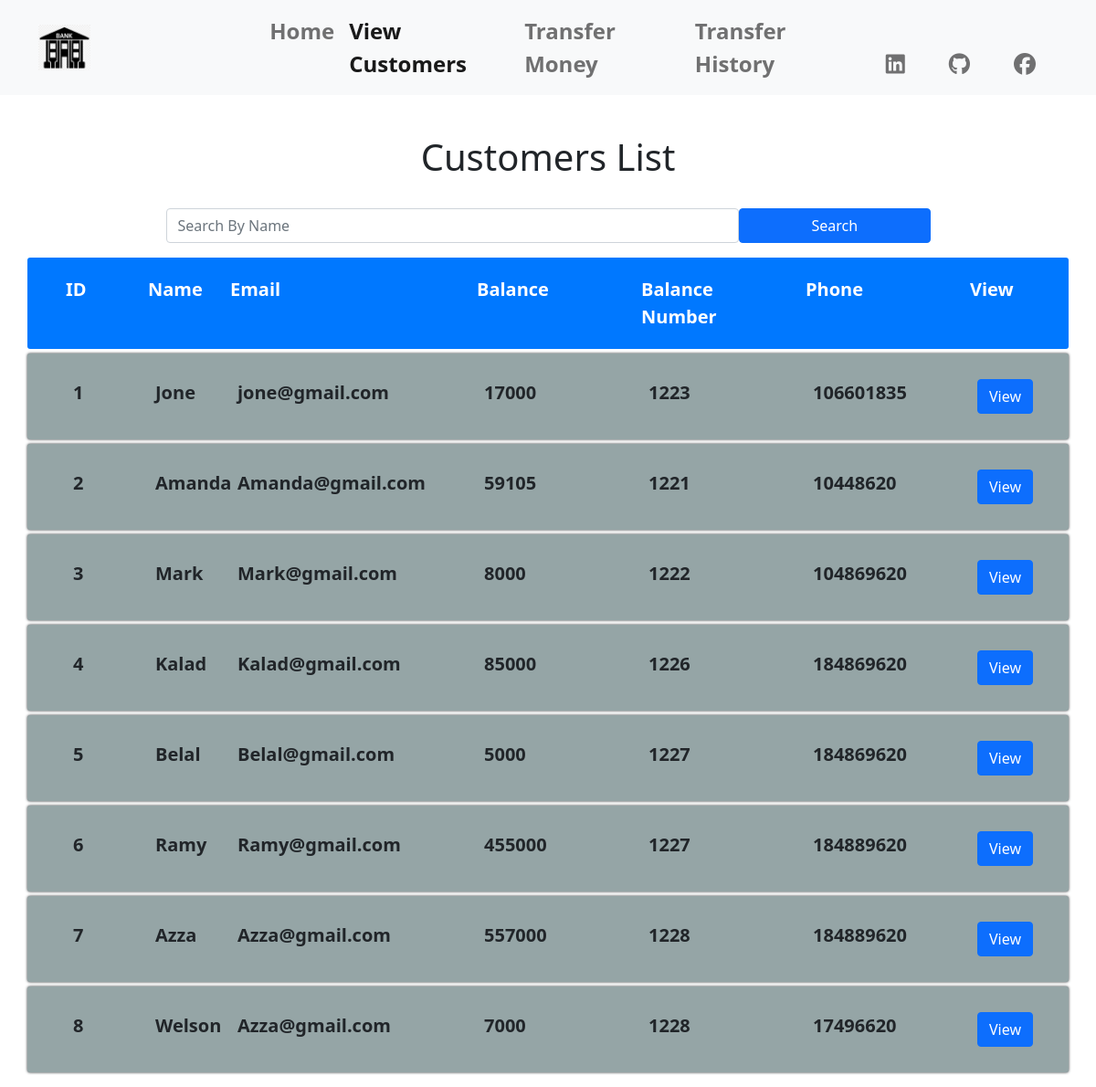
The page /view.php on the database its author committed.
### tables this page shows
CREATE TABLE `customers` (
  `id` int(11) NOT NULL,
  `name` varchar(200) NOT NULL,
  `email` varchar(200) NOT NULL,
  `balance` double NOT NULL,
  `num_balance` int(11) NOT NULL,
  `phone` varchar(200) NOT NULL
);

### lib/db.php (called while the page is built, shortened)
<?php
function show(){
    $sql = "SELECT * FROM `customers`";
    $query = mysqli_query($GLOBALS['connection'],$sql);
    while($row = mysqli_fetch_assoc($query)){
        $data[]= $row;
    }
    return (!empty($data))?$data:[];
}
?>

### view.php (the view, shortened to what this page needs)
<?php
require "./lib/db.php";
if(isset($_GET['search'])){
    $data = search($_GET['search']);
}
else{
    $data = show();
}
?>
<!DOCTYPE html>
<html lang="en">
<head>
    <link rel="stylesheet" href="style.css">
    <link
      rel="stylesheet"
      href="./bootstrap-5.1.0-dist/css/bootstrap.min.css"
    />
</head>
<body>
<nav class="navbar navbar-expand-lg navbar-light bg-light w-100 position-fixed">
      <div class="container">
        <a class="navbar-brand" href="home.php"><img class="w-25" src="./image//images.png" alt=""></a>
        <div class="collapse navbar-collapse fs-4 fw-bold" id="navbarSupportedContent">
          <ul class="navbar-nav m-auto mb-2 mb-lg-0 text-black">
            <li class="nav-item">
              <a class="nav-link" aria-current="page" href="home.php">Home</a>
            </li>
            <li class="nav-item">
              <a class="nav-link active" aria-current="page" href="view.php">View Customers</a>
            </li>
            <li class="nav-item">
              <a class="nav-link" href="transfer.php">Transfer Money</a>
            </li>
            <li class="nav-item">
              <a class="nav-link" href="transferlist.php">Transfer History</a>
            </li>
          </ul>
          <ul class="navbar-nav mt-auto mb-2 mb-lg-0 text-black" >
              <li class="nav-item px-3 ">
                  <a class="nav-link" href="#"><i class="fab fa-linkedin"></i></a>
              </li>
              <li class="nav-item px-3">
                  <a class="nav-link" href="#"><i class="fab fa-github"></i></a>
              </li>
              <li class="nav-item px-3">
                  <a class="nav-link" href="#"><i class="fab fa-facebook"></i></a>
              </li>
          </ul>
        </div>
      </div>
    </nav>
<div class="container pt-5 ">
    <form class="form row pb-3 w-75 m-auto" action="view.php" method="Get">
    <h1 class="text-center pb-4">Customers List</h1>
        <input class="form-control w-75 rounded-start" type="text" placeholder="Search By Name" name ="search">
        <button class="btn btn-primary w-25 rounded-end">Search</button>
    </form>
    <div class="table">
        <div class="t-head row">
            <div class="head  col-md-1">ID</div>
            <div class="head  col-md-1">Name</div>
            <div class="head  col-md-3">Email</div>
            <div class="head  col-md-2">Balance</div>
            <div class="head  col-md-2">Balance Number</div>
            <div class="head  col-md-2">Phone</div>
            <div class="head  col-md-1">View</div>
        </div>
        <?php foreach($data as $row):?>
        <div class="t-row row">
            <div class="head   col-md-1"><div><?= $row['id']?></div></div>
            <div class="head   col-md-1"><div> <?= $row['name']?></div></div>
            <div class="head   col-md-3"><div><?= $row['email']?></div></div>
            <div class="head   col-md-2"><div><?= $row['balance']?></div></div>
            <div class="head   col-md-2"><div> <?= $row['num_balance']?></div></div>
            <div class="head   col-md-2"><div> <?= $row['phone']?></div></div>
            <div class="head   col-md-1"><div><a href="viewone.php?id=<?=$row['id'];?>" class="btn btn-primary">View</a></div></div>
        </div>
        <?php endforeach;?>
    </div>
</body>
</html>

### style.css (style rules this page uses)
* { box-sizing: border-box; padding: 0; margin: 0; }
body { font-family: "Nunito", sans-serif; }
.t-head { background: #0078ff; border-radius: 3px; padding: 20px 30px; margin-bottom: 5px; }
.t-row { background: #95a5a6; border-radius: 3px; padding: 20px 30px; margin-bottom: 5px; }
.t-head .head { font-size: 20px; color: #fff; font-weight: bold; }
.t-row { font-size: 20px; font-weight: bold; box-shadow: 0px 0px 3px 0px; }
.form { padding-top: 100px; }

### rows shown on the page
customers: id "1", name "Jone", email "jone@gmail.com", balance "17000", num_balance "1223", phone "106601835"
customers: id "2", name "Amanda", email "Amanda@gmail.com", balance "59105", num_balance "1221", phone "10448620"
customers: id "3", name "Mark", email "Mark@gmail.com", balance "8000", num_balance "1222", phone "104869620"
customers: id "4", name "Kalad", email "Kalad@gmail.com", balance "85000", num_balance "1226", phone "184869620"
customers: id "5", name "Belal", email "Belal@gmail.com", balance "5000", num_balance "1227", phone "184869620"
customers: id "6", name "Ramy", email "Ramy@gmail.com", balance "455000", num_balance "1227", phone "184889620"
customers: id "7", name "Azza", email "Azza@gmail.com", balance "557000", num_balance "1228", phone "184889620"
customers: id "8", name "Welson", email "Azza@gmail.com", balance "7000", num_balance "1228", phone "17496620"
